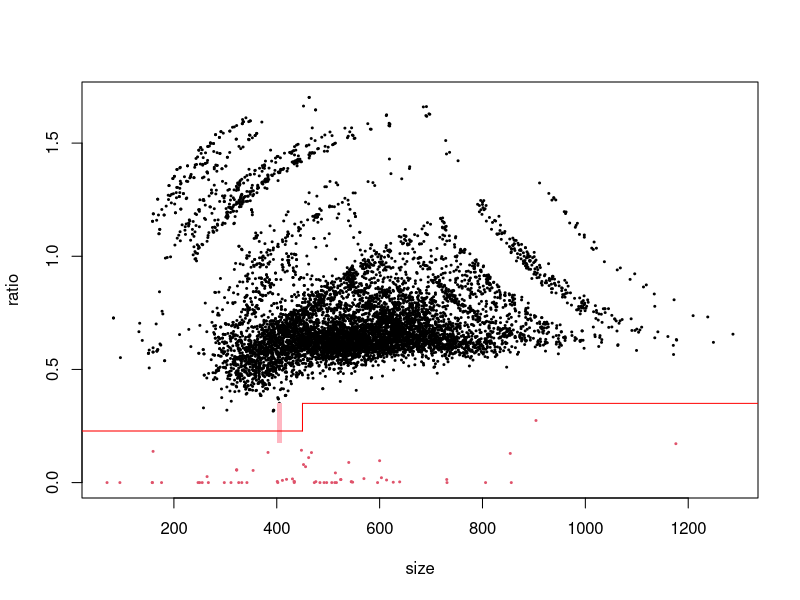

Write R code to recreate this figure.
svg('plot.svg', width=4, height=3)

allData <- read.csv("output.tsv", sep="\t", header=TRUE)
data    <- data.frame(ratio = allData$dist_ratio,
                      dist  = allData$dist,
                      ans   = as.factor(allData$ans),
                      size  = allData$mess_size)
rm(allData)

with(data, plot(ratio ~ size, col=ans, pch=20, cex=0.4))

draw_simple_classifier <- function(y_small, x_threshold, y, col=0) {
    segments(0,           y_small, x_threshold,   y_small, col=col)
    segments(x_threshold, y_small, x_threshold,   y,       col=col)
    segments(x_threshold, y,       par("usr")[2], y,       col=col)
}

#MAX_DIST_RATIO       <- 0.37
#MAX_DIST_RATIO_SMALL <- 0.28
#SMALL_THRESHOLD      <- 440
#abline(v=SMALL_THRESHOLD, col=4)
#abline(MAX_DIST_RATIO_SMALL, 0, col=4)
#abline(MAX_DIST_RATIO, 0, col=4)

rect(400, 0.35/2, 410, 0.35, col="lightpink", border=NA)

#MAX_DIST_RATIO       <- 0.35
#MAX_DIST_RATIO_SMALL <- MAX_DIST_RATIO / 2
#SMALL_THRESHOLD      <- 400
#draw_simple_classifier(MAX_DIST_RATIO_SMALL, SMALL_THRESHOLD, MAX_DIST_RATIO, col=8)

#MAX_DIST_RATIO       <- 0.35
#MAX_DIST_RATIO_SMALL <- 0.2
#SMALL_THRESHOLD      <- 400
#draw_simple_classifier(MAX_DIST_RATIO_SMALL, SMALL_THRESHOLD, MAX_DIST_RATIO, col=8)

#abline(0.228, 0)
#abline(0.1029922568,  0.0003120542);

MAX_DIST_RATIO       <- 0.35
MAX_DIST_RATIO_SMALL <- 0.228
SMALL_THRESHOLD      <- 450
draw_simple_classifier(MAX_DIST_RATIO_SMALL, SMALL_THRESHOLD, MAX_DIST_RATIO, col="red")

dev.off()
